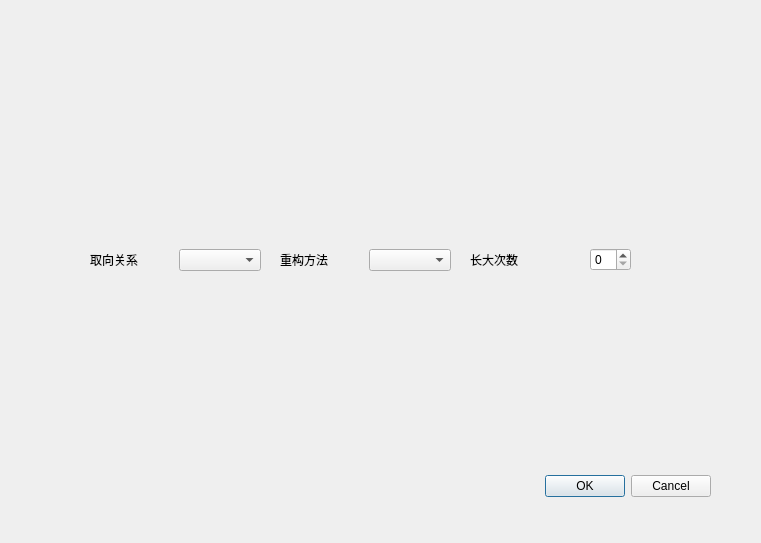
<?xml version="1.0" encoding="UTF-8"?>
<ui version="4.0">
 <class>chonggoushezhi</class>
 <widget class="QDialog" name="chonggoushezhi">
  <property name="geometry">
   <rect>
    <x>0</x>
    <y>0</y>
    <width>761</width>
    <height>543</height>
   </rect>
  </property>
  <property name="windowTitle">
   <string>Dialog</string>
  </property>
  <widget class="QDialogButtonBox" name="buttonBox">
   <property name="geometry">
    <rect>
     <x>370</x>
     <y>470</y>
     <width>341</width>
     <height>32</height>
    </rect>
   </property>
   <property name="orientation">
    <enum>Qt::Horizontal</enum>
   </property>
   <property name="standardButtons">
    <set>QDialogButtonBox::Cancel|QDialogButtonBox::Ok</set>
   </property>
  </widget>
  <widget class="QWidget" name="horizontalLayoutWidget">
   <property name="geometry">
    <rect>
     <x>470</x>
     <y>220</y>
     <width>161</width>
     <height>80</height>
    </rect>
   </property>
   <layout class="QHBoxLayout" name="horizontalLayout" stretch="1,0">
    <item>
     <widget class="QLabel" name="label_2">
      <property name="text">
       <string>长大次数</string>
      </property>
     </widget>
    </item>
    <item>
     <widget class="QSpinBox" name="spinBox"/>
    </item>
   </layout>
  </widget>
  <widget class="QWidget" name="horizontalLayoutWidget_2">
   <property name="geometry">
    <rect>
     <x>280</x>
     <y>220</y>
     <width>171</width>
     <height>80</height>
    </rect>
   </property>
   <layout class="QHBoxLayout" name="horizontalLayout_2" stretch="1,1">
    <item>
     <widget class="QLabel" name="label">
      <property name="text">
       <string>重构方法</string>
      </property>
     </widget>
    </item>
    <item>
     <widget class="QComboBox" name="comboBox"/>
    </item>
   </layout>
  </widget>
  <widget class="QWidget" name="horizontalLayoutWidget_3">
   <property name="geometry">
    <rect>
     <x>90</x>
     <y>220</y>
     <width>171</width>
     <height>80</height>
    </rect>
   </property>
   <layout class="QHBoxLayout" name="horizontalLayout_3">
    <item>
     <widget class="QLabel" name="label_3">
      <property name="text">
       <string>取向关系</string>
      </property>
     </widget>
    </item>
    <item>
     <widget class="QComboBox" name="comboBox_2"/>
    </item>
   </layout>
  </widget>
 </widget>
 <resources/>
 <connections>
  <connection>
   <sender>buttonBox</sender>
   <signal>accepted()</signal>
   <receiver>chonggoushezhi</receiver>
   <slot>accept()</slot>
   <hints>
    <hint type="sourcelabel">
     <x>248</x>
     <y>254</y>
    </hint>
    <hint type="destinationlabel">
     <x>157</x>
     <y>274</y>
    </hint>
   </hints>
  </connection>
  <connection>
   <sender>buttonBox</sender>
   <signal>rejected()</signal>
   <receiver>chonggoushezhi</receiver>
   <slot>reject()</slot>
   <hints>
    <hint type="sourcelabel">
     <x>316</x>
     <y>260</y>
    </hint>
    <hint type="destinationlabel">
     <x>286</x>
     <y>274</y>
    </hint>
   </hints>
  </connection>
 </connections>
</ui>
